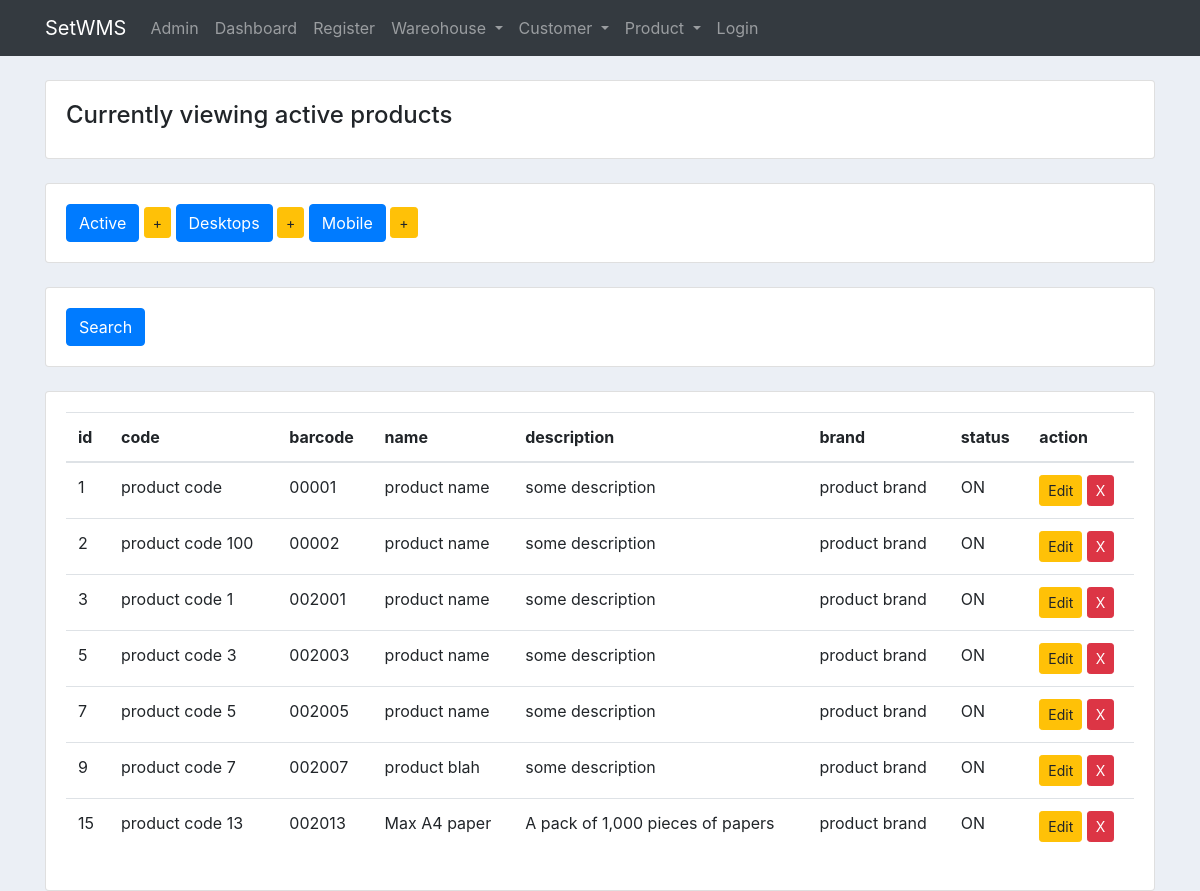
Page /set_app/products/active_products/ on the committed database.
### set_app/models.py (models this page shows, shortened)
class Product(models.Model):
	code = models.CharField(max_length=30, default="product code", blank=False, unique=True)
	barcode = models.CharField(max_length=30, default=0, validators=[NUMERIC])
	name = models.CharField(max_length=128, default="product name", blank=False)
	description = models.CharField(max_length=512, default="some description", blank=True)
	brand = models.CharField(max_length=128, default="product brand")
	timestamp_created = models.DateTimeField(auto_now_add=True)
	status_choices = (('OFF', 'Off - inactive'), ('ON', 'On - active'))
	status = models.CharField(max_length=20, choices=status_choices, default='ON')

### set_app/views.py (the view)
# urls.py: path('products/active_products/', views.ActiveProductsView, name='active_product_list'),
def ActiveProductsView(request):
	items = Product.objects.filter(status='ON')
	context = {
		'items': items,
		'header': 'active products'
	}
	return render(request, 'set_app/product_list.html', context)

### set_app/templates/set_app/product_list.html (shortened to what this page needs)
{% extends "set_app/set_app_base.html" %}
{% load static %}
{% block body_block %}
    <br>
    <div class="card card-body">
        <h4>Currently viewing {{ header }}</h4>
    </div>
    <br>
    <div class="card card-body">
        <div class="button-group">
            <a href="{% url 'set_app:active_product_list' %}" class="btn btn-primary btn-md" role="button">Active</a>
            <a href="{% url 'set_app:product_create' %}" class="btn btn-warning btn-sm" role="button">+</a>
            <a href="#" class="btn btn-primary btn-md" role="button">Desktops</a>
            <a href="#" class="btn btn-warning btn-sm" role="button">+</a>
            <a href="#" class="btn btn-primary btn-md" role="button">Mobile</a>
            <a href="#" class="btn btn-warning btn-sm" role="button">+</a>
        </div>
    </div>
    <br>
    <div class="card card-body">
        <form method='GET'>
            <button class="btn btn-primary" type="submit">Search</button>
        </form>
    </div>
    <br>
    <div class="card card-body">
        <table class="table table-hover">
            <thead>
            <tr>
                <th>id</th>
                <th>code</th>
                <th>barcode</th>
                <th>name</th>
                <th>description</th>
                <th>brand</th>
                <th>status</th>
                <th>action</th>
            </tr>
            </thead>
            <tbody>
            {% for item in items %}
                <tr>
                    <td>{{ item.pk }}</td>
                    <td>{{ item.code }}</td>
                    <td>{{ item.barcode }}</td>
                    <td>{{ item.name }}</td>
                    <td>{{ item.description }}</td>
                    <td>{{ item.brand }}</td>
                    <td>{{ item.status }}</td>
                    <td>
                        <a href="{% url 'set_app:product_update' pk=item.pk %}" class="btn btn-warning btn-sm"
                           role="button">Edit</a>
                        <button type="button" class="btn btn-danger btn-sm" data-toggle="modal"
                                data-target="#delete-dialog-{{ item.pk }}">
                            X
                        </button>
                    </td>
                </tr>
            {% endfor %}
            </tbody>
        </table>
    </div>
{% endblock %}

### static/css/main.css (style rules this page uses)
body { background-color: #ebeff5; }

### rows in the picture
Product: pk "1", code "product code", barcode "00001", name "product name", description "some description", brand "product brand", status "ON"
Product: pk "2", code "product code 100", barcode "00002", name "product name", description "some description", brand "product brand", status "ON"
Product: pk "3", code "product code 1", barcode "002001", name "product name", description "some description", brand "product brand", status "ON"
Product: pk "5", code "product code 3", barcode "002003", name "product name", description "some description", brand "product brand", status "ON"
Product: pk "7", code "product code 5", barcode "002005", name "product name", description "some description", brand "product brand", status "ON"
Product: pk "9", code "product code 7", barcode "002007", name "product blah", description "some description", brand "product brand", status "ON"
Product: pk "15", code "product code 13", barcode "002013", name "Max A4 paper", description "A pack of 1,000 pieces of papers", brand "product brand", status "ON"

### other values in the picture
{{ header }} "active products"
